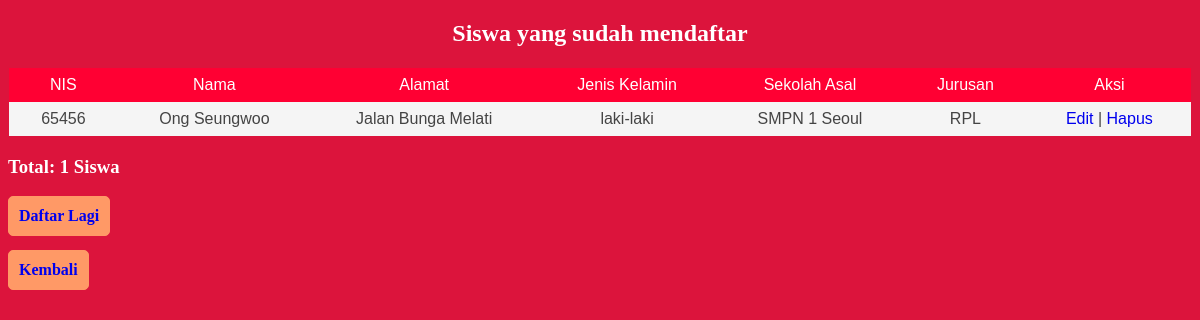
Page /search.php?cari=Ong Seungwoo on the committed database.
### tables this page shows
CREATE TABLE `siswa` (
  `nis` int(30) NOT NULL,
  `nama` varchar(50) NOT NULL,
  `alamat` varchar(50) NOT NULL,
  `jenis_kelamin` varchar(50) NOT NULL,
  `sekolah_asal` varchar(50) NOT NULL,
  `jurusan` varchar(50) NOT NULL
);

### search.php (the view, shortened to what this page needs)
<?php include("koneksi.php");?>
<!DOCTYPE html>
<html>
	<head>
		<link rel="stylesheet" href="tabel.css"/>
	</head>
	<body>
		<header>
			<h2>Siswa yang sudah mendaftar</h2>
		</header>
    <table class="table1">
    <thead>
        <tr>
			<th>NIS</th>
            <th>Nama</th>
            <th>Alamat</th>
            <th>Jenis Kelamin</th>
            <th>Sekolah Asal</th>
            <th>Jurusan</th>
			<th colspan="2">Aksi</th>
        </tr>
    </thead>
    <tbody>
        <?php
		$cari = $_GET['cari'];
        $sql = "SELECT * FROM siswa WHERE nama LIKE '%$cari%'";
        $query = mysqli_query($connect, $sql);
        while($siswa = mysqli_fetch_array($query)){
            echo "<tr>";
            echo "<td>".$siswa['nis']."</td>";
            echo "<td>".$siswa['nama']."</td>";
            echo "<td>".$siswa['alamat']."</td>";
            echo "<td>".$siswa['jenis_kelamin']."</td>";
            echo "<td>".$siswa['sekolah_asal']."</td>";
			echo "<td>".$siswa['jurusan']."</td>";
            echo "<td>";
            echo "<a href='form-edit.php?nis=".$siswa['nis']."'>Edit</a> | ";
            echo "<a href='hapus.php?nis=".$siswa['nis']."'>Hapus</a>";
            echo "</td>";
            echo "</tr>";
        }
        ?>
    </tbody>
    </table>
    <h3><p>Total: <?php echo mysqli_num_rows($query) ?> Siswa</p></h3>
	<div class="button">
        <a href="form-daftar.php">Daftar Lagi</a>
	</div>
	<br>
	<br>
	<br>
	<div class="button">
		<a href="index.php">Kembali</a>
	</div>
    </body>
</html>

### tabel.css (style rules this page uses)
* { box-sizing: border-box; }
header { text-align: center; color: #ffffff; }
body { background-color: #DC143C; }
.table1 { font-family: sans-serif; color: #444; border-collapse: collapse; width: 100%; border: 1px solid #DC143C; }
.table1 tr th { background: #FF0033; color: #fff; font-weight: normal; }
.table, th, td { padding: 8px 20px; text-align: center; }
.table1 tr { background-color: #f5f5f5; }
p { text-align: left; color: #ffffff; }
a { text-decoration: none; }
.button { cursor:pointer; display: block; color: white; float: left; background: #ff9966; padding:10px; border-radius: 5px; border: 1px solid #ff9966; font-weight: bolder; text-decoration: none; }
.button a { text-decoration: none; }

### rows in the picture
siswa: nis "65456", nama "Ong Seungwoo", alamat "Jalan Bunga Melati", jenis_kelamin "laki-laki", sekolah_asal "SMPN 1 Seoul", jurusan "RPL"

### other values in the picture
mysqli_num_rows($query) "1"
